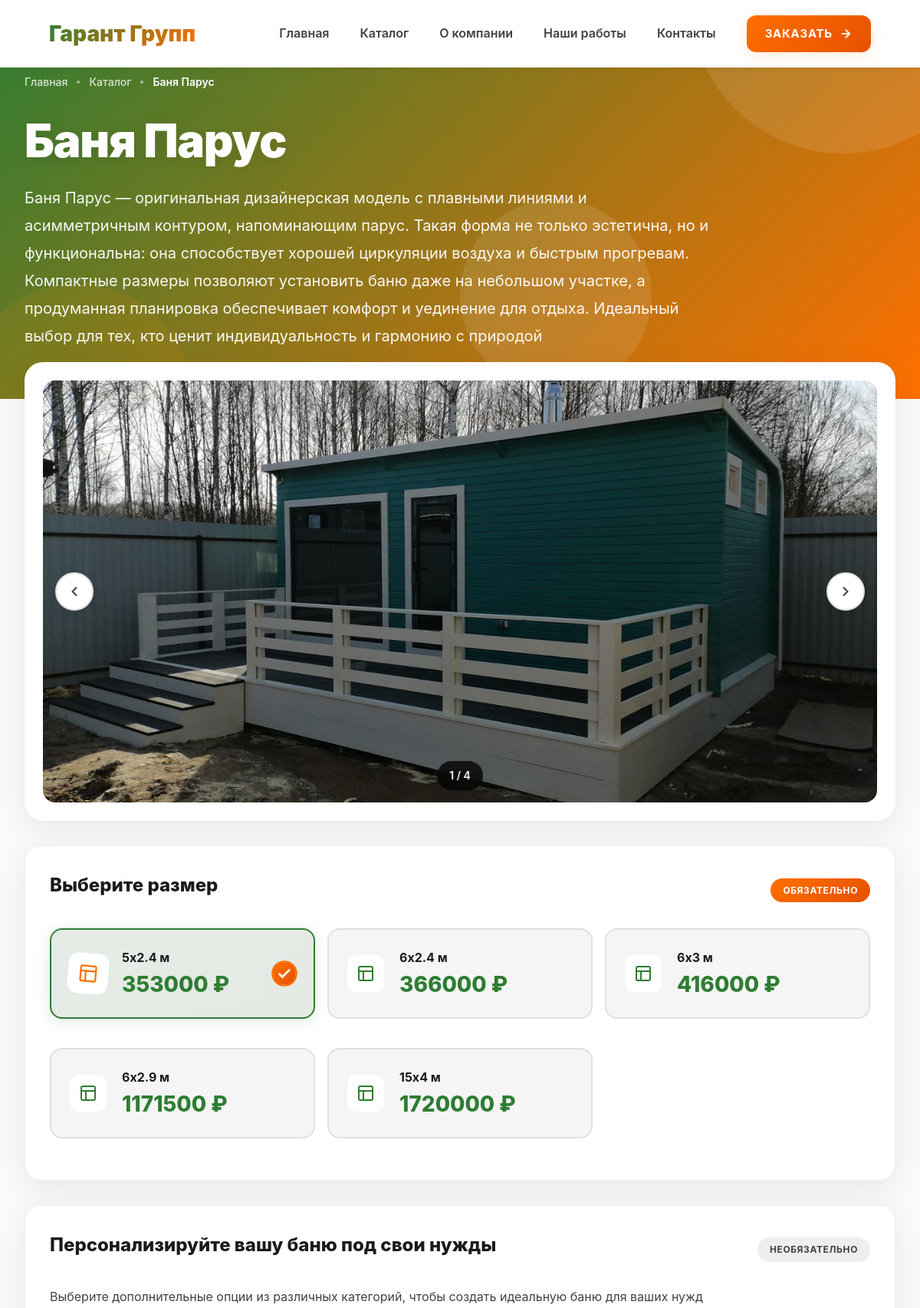
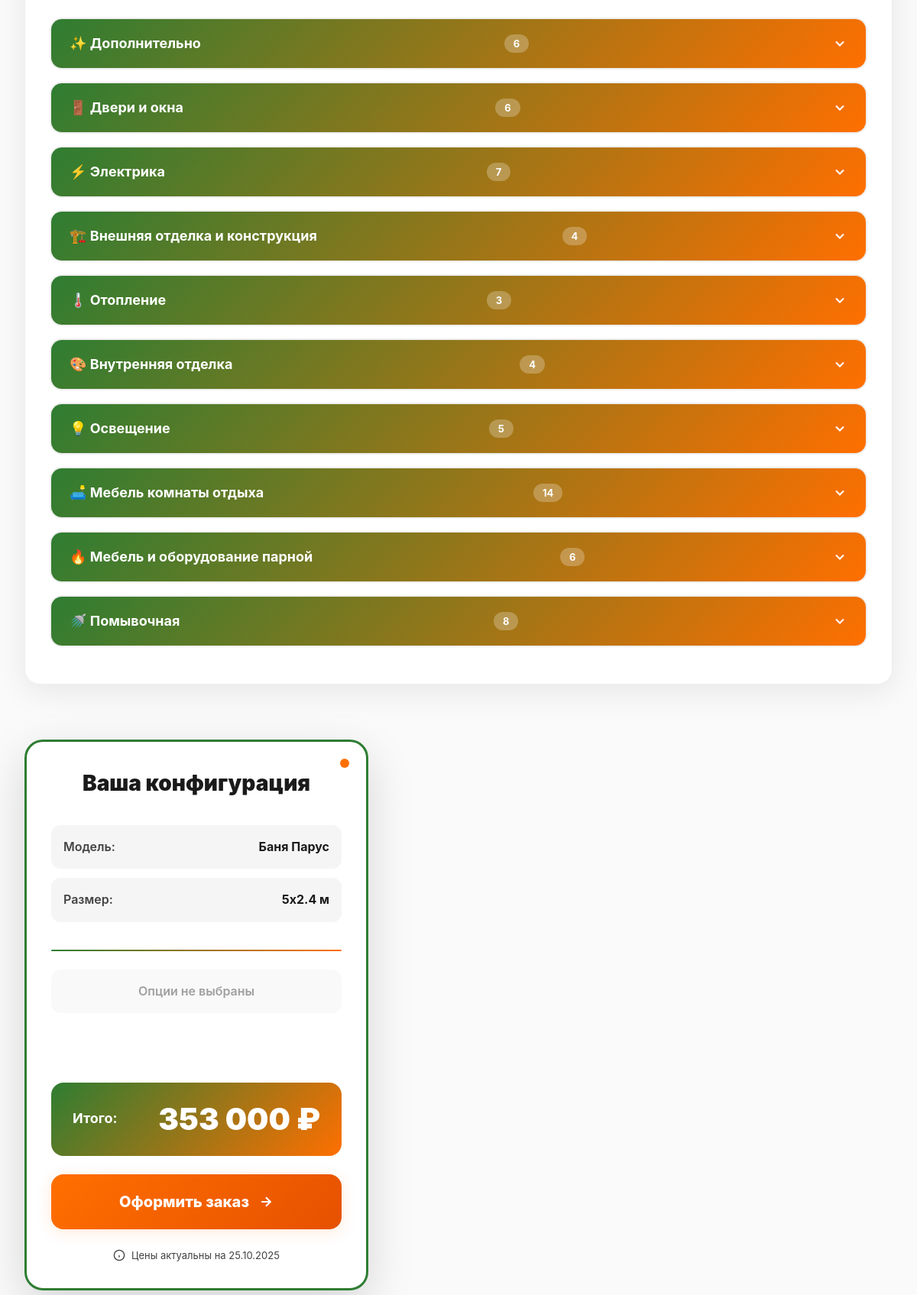
Screenshot of /product/4/ (upper part) with the database file from the repository (2 pictures, top to bottom).
### shop/models.py (models this page shows, shortened)
class Product(models.Model):
    title = models.CharField('Название', max_length=200, db_index=True)
    price = models.DecimalField('Цена', max_digits=10, decimal_places=0)
    description = models.TextField('Описание')
    image = models.ImageField('Главное изображение', upload_to='products/', blank=True, null=True)
    class Meta:
        verbose_name = 'Товар'
        verbose_name_plural = 'Товары'
        indexes = [
            models.Index(fields=['title']),
        ]

class ProductPrice(models.Model):
    product = models.ForeignKey(
        Product,
        on_delete=models.CASCADE,
        related_name='prices',
        verbose_name='Товар'
    )
    name = models.CharField('Название размера/услуги', max_length=200)
    price = models.DecimalField('Цена', max_digits=10, decimal_places=0)
    description = models.TextField('Описание размера', blank=True)
    order = models.PositiveIntegerField('Порядок', default=0, db_index=True)
    class Meta:
        verbose_name = 'Цена товара'
        verbose_name_plural = 'Цены товара'
        ordering = ['order', 'price']
        indexes = [
            models.Index(fields=['product', 'order']),
        ]

### shop/views.py (the view)
# urls.py: path('product/<int:pk>/', views.product_detail, name='product_detail'),
def product_detail(request, pk):
    cache_key = f'product_detail_{pk}'
    cached_data = cache.get(cache_key)
    if cached_data:
        context = cached_data
    else:
        product = get_object_or_404(
            Product.objects
            .select_related()
            .prefetch_related(
                Prefetch('prices', queryset=ProductPrice.objects.order_by('order')),
                Prefetch('images', queryset=ProductImage.objects.order_by('order'))
            ),
            pk=pk
        )
        prices = product.prices.all()
        options_by_category = get_grouped_options()
        context = {
            'product': product,
            'prices': prices,
            'options_by_category': options_by_category,
        }
        cache.set(cache_key, context, 60 * 15)  # 15 минут
    return render(request, 'shop/product_detail.html', context)

### shop/models.py (called while the page is built)
    @cached_property
    def formatted_price(self):
        return f"{self.price:,} ₽".replace(',', ' ')

### shop/views.py (called while the page is built)
def get_grouped_options():
    cached_data = cache.get('global_options_grouped')
    if cached_data:
        return cached_data
    global_options = GlobalOption.objects.filter(is_active=True).select_related().order_by('category', 'order', 'name')
    options_by_category = defaultdict(lambda: {'name': '', 'options': []})
    for option in global_options:
        category_key = option.category
        if not options_by_category[category_key]['name']:
            options_by_category[category_key]['name'] = option.get_category_display()
        options_by_category[category_key]['options'].append(option)
    result = dict(options_by_category)
    cache.set('global_options_grouped', result, 60 * 15)  # 15 минут
    return result

### templates/shop/product_detail.html (shortened to what this page needs)
{% extends 'base.html' %}
{% load static %}
{% block content %}
<div class="product-page">
    <div class="hero-section">
        <div class="hero-bg-animation">
            <div class="floating-shape shape-1"></div>
            <div class="floating-shape shape-2"></div>
            <div class="floating-shape shape-3"></div>
        </div>
        <div class="container">
            <nav class="breadcrumb-nav">
                <a href="{% url 'index' %}" class="breadcrumb-link">Главная</a>
                <span class="breadcrumb-divider"></span>
                <a href="{% url 'catalog' %}" class="breadcrumb-link">Каталог</a>
                <span class="breadcrumb-divider"></span>
                <span class="breadcrumb-current">{{ product.title }}</span>
            </nav>
            <div class="hero-content">
                <h1 class="hero-title">{{ product.title }}</h1>
                <p class="hero-description">{{ product.description }}</p>
            </div>
        </div>
    </div>
    <div class="container">
        <div class="product-layout">
            <div class="product-left">
                <div class="gallery-carousel">
                    {% if product.image %}
                    <div class="carousel-wrapper">
                        <button class="carousel-arrow carousel-arrow-left" id="carouselPrev">
                            <svg width="20" height="20" viewBox="0 0 24 24" fill="none" stroke="currentColor" stroke-width="2.5" stroke-linecap="round" stroke-linejoin="round">
                                <path d="M15 18l-6-6 6-6"/>
                            </svg>
                        </button>
                        <div class="carousel-image-wrapper">
                            <img src="{{ product.image.url }}" alt="{{ product.title }}" class="carousel-main-image" id="carouselMainImage">
                        </div>
                        <button class="carousel-arrow carousel-arrow-right" id="carouselNext">
                            <svg width="20" height="20" viewBox="0 0 24 24" fill="none" stroke="currentColor" stroke-width="2.5" stroke-linecap="round" stroke-linejoin="round">
                                <path d="M9 18l6-6-6-6"/>
                            </svg>
                        </button>
                        <div class="carousel-counter">
                            <span id="currentImageIndex">1</span> / <span id="totalImages">1</span>
                        </div>
                    </div>
                    {% endif %}
                </div>
                <div class="config-card animate-on-scroll">
                    <div class="card-header">
                        <h3 class="card-title">Выберите размер</h3>
                        <span class="required-badge">Обязательно</span>
                    </div>
                    <div class="size-grid">
                        {% for price in prices %}
                        <label class="size-card">
                            <div class="size-card-inner">
                                <div class="size-icon">
                                    <svg width="24" height="24" viewBox="0 0 24 24" fill="none" stroke="currentColor" stroke-width="2">
                                        <rect x="3" y="3" width="18" height="18" rx="2"/>
                                        <path d="M3 9h18M9 21V9"/>
                                    </svg>
                                </div>
                                <div class="size-info">
                                    <span class="size-name">{{ price.name }}</span>
                                    <span class="size-price">{{ price.price|floatformat:0 }} ₽</span>
                                </div>
                                <div class="size-check">
                                    <svg width="18" height="18" viewBox="0 0 24 24" fill="none" stroke="currentColor" stroke-width="3">
                                        <polyline points="20 6 9 17 4 12"/>
                                    </svg>
                                </div>
                            </div>
                        </label>
                        {% empty %}
                        <p class="empty-message">Нет доступных размеров</p>
                        {% endfor %}
                    </div>
                </div>
                {% if options_by_category %}
                <div class="config-card animate-on-scroll">
                    <div class="card-header">
                        <h3 class="card-title">Персонализируйте вашу баню под свои нужды</h3>
                        <span class="optional-badge">Необязательно</span>
                    </div>
                    <p class="card-subtitle">
                        Выберите дополнительные опции из различных категорий, чтобы создать идеальную баню для ваших нужд
                    </p>
                    {% for category_key, category_data in options_by_category.items %}
                    <div class="category-accordion">
                        <button class="accordion-trigger" onclick="toggleAccordion('{{ category_key }}')">
                            <span class="accordion-title">{{ category_data.name }}</span>
                            <span class="accordion-count">{{ category_data.options|length }}</span>
                            <span class="accordion-icon">
                                <svg width="20" height="20" viewBox="0 0 24 24" fill="none" stroke="currentColor" stroke-width="2.5">
                                    <polyline points="6 9 12 15 18 9"/>
                                </svg>
                            </span>
                        </button>
                    </div>
                    {% endfor %}
                </div>
                {% endif %}
            </div>
            <div class="product-right">
                <div class="summary-sticky">
                    <div class="summary-header">
                        <h3 class="summary-title">Ваша конфигурация</h3>
                        <div class="summary-pulse"></div>
                    </div>
                    <div class="summary-body">
                        <div class="summary-item">
                            <span class="item-label">Модель:</span>
                            <span class="item-value">{{ product.title }}</span>
                        </div>
                        <div class="summary-item">
                            <span class="item-label">Размер:</span>
                            <span class="item-value" id="selectedSize">-</span>
                        </div>
                        <div class="summary-divider"></div>
                        <div id="selectedOptions" class="options-summary">
                        </div>
                    </div>
                    <div class="summary-total">
                        <span class="total-label">Итого:</span>
                        <span class="total-price" id="totalPrice">0 ₽</span>
                    </div>
                    <button class="order-btn" id="btnOrder">
                        <span class="btn-text">Оформить заказ</span>
                        <span class="btn-icon">
                            <svg width="20" height="20" viewBox="0 0 24 24" fill="none" stroke="currentColor" stroke-width="2.5">
                                <line x1="5" y1="12" x2="19" y2="12"/>
                                <polyline points="12 5 19 12 12 19"/>
                            </svg>
                        </span>
                    </button>
                    <div class="summary-footer">
                        <svg width="16" height="16" viewBox="0 0 24 24" fill="none" stroke="currentColor" stroke-width="2">
                            <circle cx="12" cy="12" r="10"/>
                            <path d="M12 16v-4M12 8h.01"/>
                        </svg>
                        <span>Цены актуальны на {% now "d.m.Y" %}</span>
                    </div>
                </div>
            </div>
        </div>
    </div>
</div>
{% endblock %}

### static/css/style.css (style rules this page uses)
:root { --green-primary: #2E7D32; --green-dark: #1B5E20; --green-light: #4CAF50; --green-ultra-light: #E8F5E9; --orange-primary: #FF6F00; --orange-dark: #E65100; --orange-light: #FF8F00; --orange-ultra-light: #FFF3E0; --white: #FFFFFF; --off-white: #FAFAFA; --gray-50: #F5F5F5; --gray-100: #EEEEEE; --gray-200: #E0E0E0; --gray-300: #BDBDBD; --gray-400: #9E9E9E; --gray-600: #757575; --gray-700: #424242; --gray-800: #2D2D2D; --gray-900: #1A1A1A; --gradient-green: linear-gradient(135deg, var(--green-primary), var(--green-dark)); --gradient-orange: linear-gradient(135deg, var(--orange-primary), var(--orange-dark)); --gradient-mixed: linear-gradient(135deg, var(--green-primary), var(--orange-primary)); --gradient-mixed-reverse: linear-gradient(135deg, var(--orange-primary), var(--green-primary)); --shadow-green: 0 4px 20px rgba(46, 125, 50, 0.15); --shadow-orange: 0 4px 20px rgba(255, 111, 0, 0.15); --shadow-sm: 0 2px 8px rgba(0, 0, 0, 0.06); --shadow-md: 0 4px 16px rgba(0, 0, 0, 0.08); --shadow-lg: 0 10px 40px rgba(0, 0, 0, 0.08); --shadow-xl: 0 20px 60px rgba(0, 0, 0, 0.12); --transition-fast: all 0.2s ease; --transition-smooth: all 0.4s cubic-bezier(0.4, 0, 0.2, 1); --transition-bounce: all 0.6s cubic-bezier(0.68, -0.55, 0.265, 1.55); --radius-sm: 8px; --radius-md: 12px; --radius-lg: 16px; --radius-xl: 20px; --radius-2xl: 24px; --radius-full: 9999px; --spacing-xs: 0.5rem; --spacing-sm: 1rem; --spacing-md: 1.5rem; --spacing-lg: 2rem; --spacing-xl: 3rem; --spacing-2xl: 4rem; }
* { margin: 0; padding: 0; box-sizing: border-box; }
html { scroll-behavior: smooth; font-size: 16px; }
body { font-family: -apple-system, BlinkMacSystemFont, 'Segoe UI', Roboto, 'Helvetica Neue', Arial, sans-serif; background: var(--off-white); color: var(--gray-900); line-height: 1.6; overflow-x: hidden; }
img { max-width: 100%; height: auto; display: block; }
a { text-decoration: none; color: inherit; transition: var(--transition-smooth); }
button { cursor: pointer; border: none; background: none; font-family: inherit; }
.container { max-width: 1400px; margin: 0 auto; padding: 0 2rem; position: relative; }
.floating-shape { position: absolute; border-radius: 50%; background: var(--white); animation: float 20s infinite ease-in-out; }
.shape-1 { width: 400px; height: 400px; top: -200px; right: -100px; animation-delay: 0s; }
.shape-2 { width: 300px; height: 300px; bottom: -150px; left: -50px; background: var(--orange-light); animation-delay: 5s; }
.shape-3 { width: 250px; height: 250px; top: 50%; left: 50%; animation-delay: 10s; }
.hero-content { position: relative; z-index: 1; max-width: 800px; animation: fadeInUp 0.8s ease-out 0.2s both; }
.hero-title { font-size: clamp(2.5rem, 5vw, 4rem); font-weight: 900; color: var(--white); margin-bottom: 1rem; letter-spacing: -0.02em; text-shadow: 0 4px 20px rgba(0, 0, 0, 0.1); line-height: 1.1; }
.btn-icon { display: flex; transition: var(--transition-smooth); }
.card-title { font-size: 1.5rem; font-weight: 800; color: var(--gray-900); margin-bottom: 0.75rem; }
.size-price { font-size: clamp(1.25rem, 3vw, 1.75rem) !important; font-weight: var(--font-weight-bold); color: var(--color-primary); white-space: normal !important; word-break: break-word !important; overflow-wrap: break-word !important; line-height: 1.3; overflow: visible !important; }
.size-card { overflow: visible !important; min-height: 140px; }
.summary-total { overflow: visible !important; }
[class*="price"], .summary-total-price, .size-price, .card-price { overflow: visible !important; text-overflow: clip !important; white-space: normal !important; word-break: break-word !important; }
@media (min-width: 1024px) { .product-right { min-width: 400px; max-width: 450px; } }
* [class*="price"] { overflow: visible !important; white-space: normal !important; word-wrap: break-word !important; }
.summary-total, .size-card, .product-right { overflow: visible !important; }

### rows the page displays
Product: title "Баня Парус", description "Баня Парус — оригинальная дизайнерская модель с плавными линиями и асимметричным контуром, напоминающим парус. Такая форма не только эстетична, но и функциональна: она способствует хорошей циркуляции воздуха и быстрым прогревам. Компактные размеры позволяют установить баню даже на небольшом участке, а продуманная планировка обеспечивает комфорт и уединение для отдыха. Идеальный выбор для тех, кто ценит индивидуальность и гармонию с природой", image (picture)
ProductPrice: name "5х2.4 м", price "353000"
ProductPrice: name "6х2.4 м", price "366000"
ProductPrice: name "6х3 м", price "416000"
ProductPrice: name "6х2.9 м", price "1171500"
ProductPrice: name "15х4 м", price "1720000"

### other values shown
{{ category_data.name }} "✨ Дополнительно" "🚪 Двери и окна" "⚡ Электрика" "🏗️ Внешняя отделка и конструкция" "🌡️ Отопление" "🎨 Внутренняя отделка" "💡 Освещение" "🛋️ Мебель комнаты отдыха" "🔥 Мебель и оборудование парной" "🚿 Помывочная"
{{ category_data.options|length }} "6" "6" "7" "4" "3" "4" "5" "14" "6" "8"
